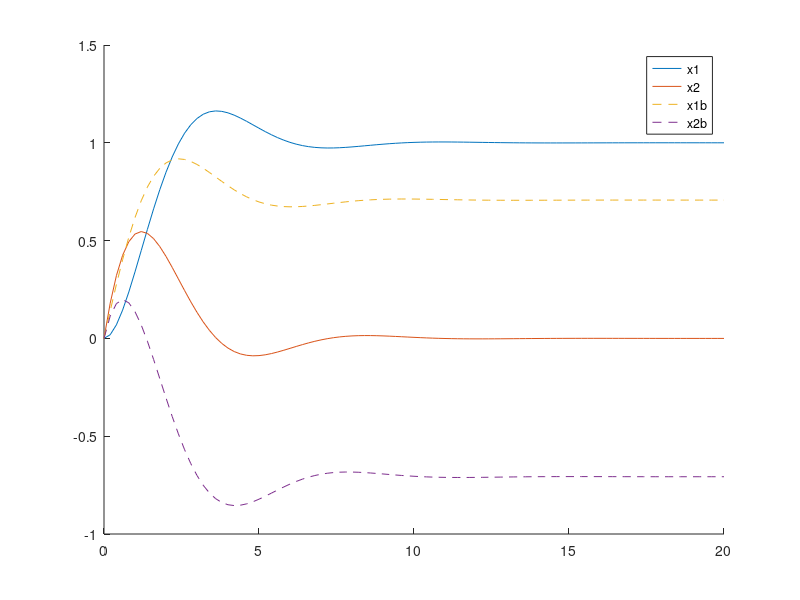
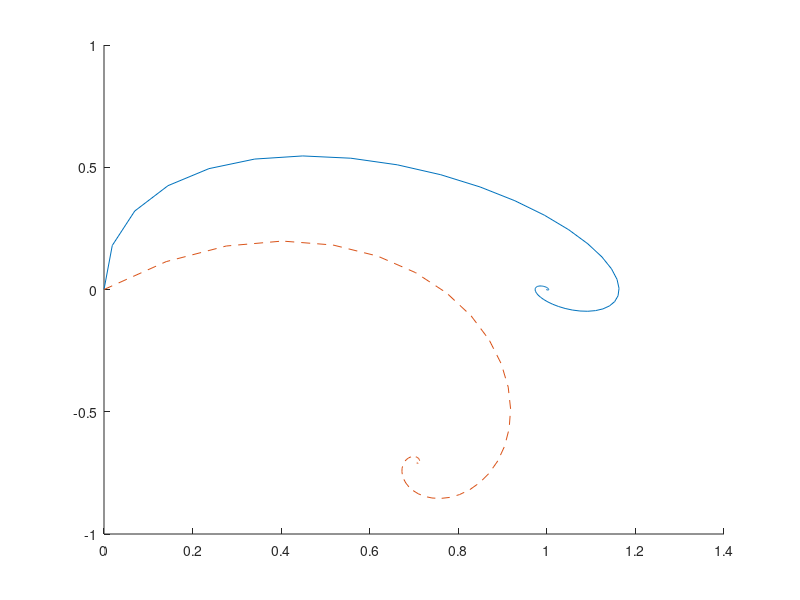

MATLAB code to generate these figures, in order:
% Q5a
 A=[0 1;-1 -1];
 B=[0;1];
 C=eye(2);
 D=[];

 sys = ss(A,B,C,D);

[x,t]=step(sys,20);


%Q5b
angle=45;
P=[cosd(angle) -sind(angle); sind(angle), cosd(angle)];
A2 = inv(P)*A*P;
B2 = inv(P)*B;
sys2 = ss(A2,B2,C,D);

[x2,t2]=step(sys2,20);


figure;
hold on
plot(t,x(:,1))
plot(t,x(:,2))
plot(t2,x2(:,1),'--')
plot(t2,x2(:,2),'--')
legend('x1','x2','x1b','x2b')
figure
hold on
plot(x(:,1),x(:,2))
plot(x2(:,1),x2(:,2),'--')